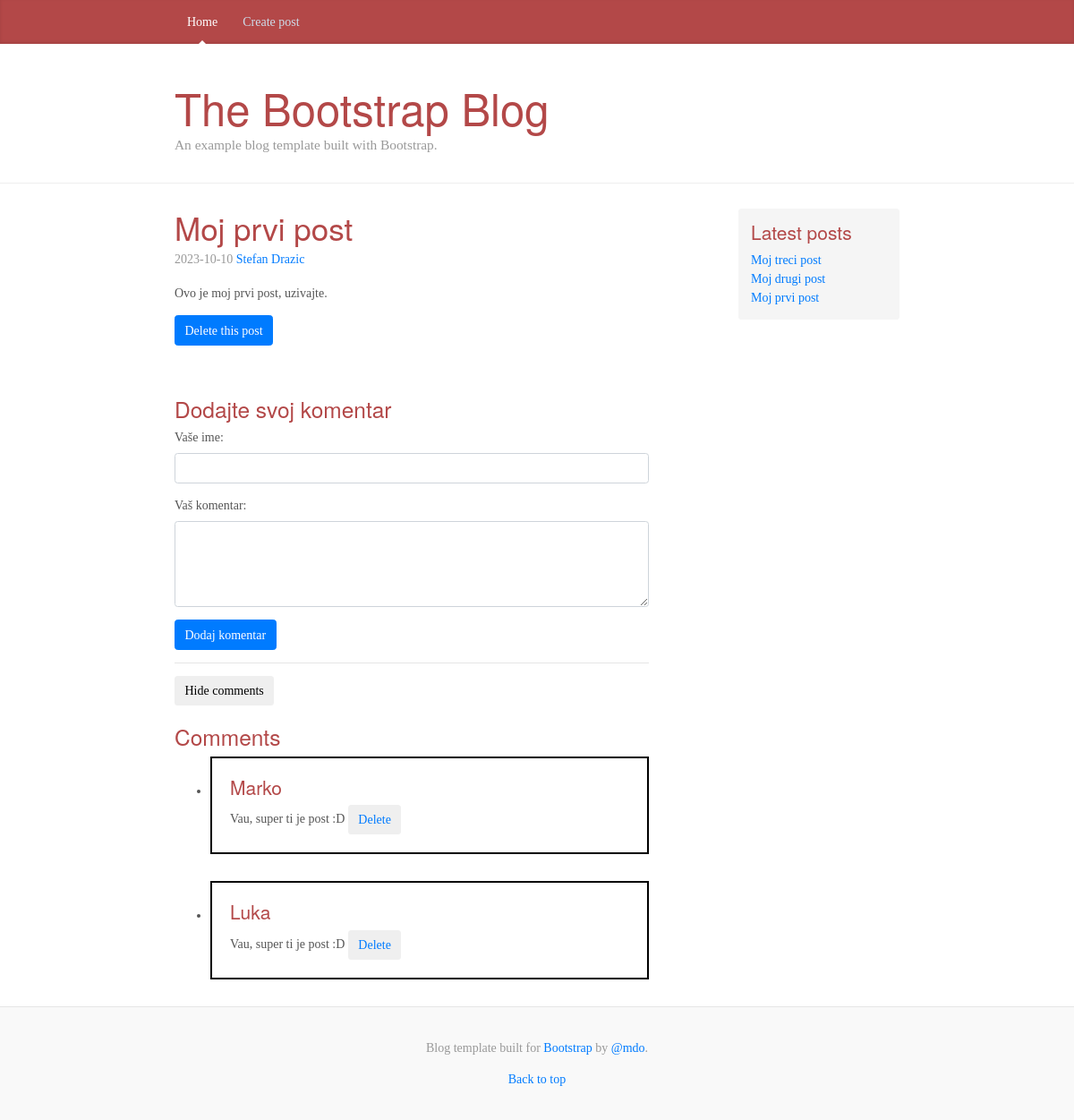
/single-post.php?post_id=1, run on the app's committed database.
### tables this page shows
CREATE TABLE posts (
    id int auto_increment,
    title varchar(255) not null,
    body TEXT not null,
    author int not null,
    created_at date not null,
    PRIMARY KEY (id),
    FOREIGN KEY (author) REFERENCES users(id)
);

CREATE TABLE users (
    id int auto_increment,
    first_name varchar(100) not null,
    last_name varchar(100) not null,
    PRIMARY KEY (id)
);

CREATE TABLE comments (
    id int auto_increment,
    author varchar(50) not null,
    text text not null,
    post_id int not null,
    PRIMARY KEY (id),
    FOREIGN KEY (post_id) REFERENCES posts (id)
);

### db.php (called while the page is built, shortened)
<?php
function getData($sql, $connection, $fetchAll = false)
{
    $statement = $connection->prepare($sql);
    $statement->execute();
    $statement->setFetchMode(PDO::FETCH_ASSOC);
    return $fetchAll ? $statement->fetchAll() : $statement->fetch();
}
?>

### single-post.php (the view, shortened to what this page needs)
<?php include('db.php') ?>
<?php include('header.php') ?>
<main role="main" class="container">
    <div class="row">
        <div class="col-sm-8 blog-main">
            <?php
            if (isset($_GET['post_id'])) {
                $sql1 = "SELECT p.*, users.id as userID, users.first_name, users.last_name FROM posts p inner join users on p.author = users.id WHERE p.id = {$_GET['post_id']}";
                $post = getData($sql1, $connection, $fetchAll = false);
                $sql2 = "SELECT * FROM comments c WHERE c.post_id = {$_GET['post_id']}";
                $comments = getData($sql2, $connection, $fetchAll = true);
                ?>
                <?php
            } else {
                echo ('post_id nije prosledjen kroz $_GET');
            }
            ?>
            <div class="blog-post">
                <a href="single-post.php?post_id=<?php echo ($post['id']) ?>">
                    <h2 class="blog-post-title">
                        <?php echo ($post['title']) ?>
                    </h2>
                </a>
                <p class="blog-post-meta">
                    <?php echo ($post['created_at']) ?> <a href="#">
                        <?php echo ($post['first_name'] . ' ' . $post['last_name']) ?>
                    </a>
                </p>
                <p>
                    <?= $post['body'] ?>
                </p>
                <button class="btn btn-primary" onclick="confirmDelete()">Delete this post</button>
            </div>
            <?php include('comments.php') ?>
        </div>
        <?php include('sidebar.php') ?>
    </div>
</main>
<?php include('footer.php') ?>

### comments.php (shortened to what this page needs)
<?php $postId = $_GET['post_id']; ?>
<div class="comments">
    <h3>Dodajte svoj komentar</h3>
    <form action="create-comment.php" method="post" onsubmit="return validateCommentForm();">
        <div class="form-group">
            <label for="author">Vaše ime:</label>
            <input type="text" name="author" id="author" class="form-control">
        </div>
        <div class="form-group">
            <label for="text">Vaš komentar:</label>
            <textarea name="text" id="text" class="form-control" rows="4"></textarea>
        </div>
        <button type="submit" class="btn btn-primary">Dodaj komentar</button>
    </form>
    <hr>
    <button class="btn btn-default" id="comments-btn">Hide comments</button>
    <h3>Comments</h3>
    <ul id="comments-list">
        <?php foreach ($comments as $comment) { ?>
            <li class="">
                <h4>
                    <?= $comment['author'] ?>
                </h4>
                <?= $comment['text'] ?>
                <button class="btn btn-default"><a
                        href="delete-comment.php?post_id=<?= $postId ?>&id=<?= $comment['id'] ?>">Delete</a></button>
            </li>
        <?php } ?>
    </ul>
</div>

### sidebar.php
<?php
$sql4 = "SELECT * FROM posts ORDER BY created_at DESC LIMIT 5";
$posts5 = getData($sql4, $connection, $fetchAll = true);
?>
<aside class="col-sm-3 ml-sm-auto blog-sidebar">
    <div class="sidebar-module sidebar-module-inset">
        <h4>Latest posts</h4>
        <ol class="list-unstyled">
            <?php foreach ($posts5 as $post) { ?>
                <li>
                    <a href="single-post.php?post_id=<?php echo ($post['id']) ?>">
                        <?= $post['title'] ?>
                    </a>
                </li>
            <?php } ?>
        </ol>
    </div>
</aside>

### styles/blog.css (style rules this page uses)
@media (min-width: 48em) { html { font-size: 18px; } }
body { font-family: Georgia, "Times New Roman", Times, serif; color: #555; }
h1, .h1, h2, .h2, h3, .h3, h4, .h4, h5, .h5, h6, .h6 { font-family: "Helvetica Neue", Helvetica, Arial, sans-serif; font-weight: 400; color: #333; }
.container { max-width: 60rem; }
.sidebar-module { padding: 1rem; }
.sidebar-module-inset { padding: 1rem; background-color: #f5f5f5; border-radius: .25rem; }
.sidebar-module-inset p:last-child, .sidebar-module-inset ul:last-child, .sidebar-module-inset ol:last-child { margin-bottom: 0; }
.blog-post { margin-bottom: 4rem; }
.blog-post-title { margin-bottom: .25rem; font-size: 2.5rem; }
.blog-post-meta { margin-bottom: 1.25rem; color: #999; }

### styles/styles.css (style rules this page uses)
html { font-size: 14px; }
h1, h2, h3, h4, h5, h6 { color: #b34848; }
.comments li { padding: 20px; margin-bottom: 30px; border: 2px solid black; }
.comments h3 { margin-top: 20px; }

### data on the page
posts: title "Moj prvi post", created_at "2023-10-10", author.first_name "Stefan", author.last_name "Drazic", body "Ovo je moj prvi post, uzivajte."
comments: author "Marko", text "Vau, super ti je post :D"
comments: author "Luka", text "Vau, super ti je post :D"
posts: title "Moj treci post"
posts: title "Moj drugi post"
